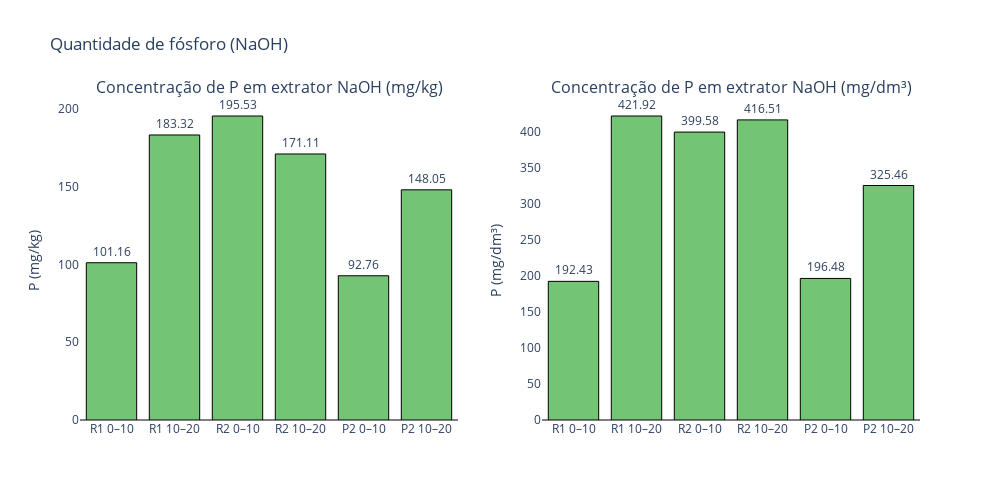

Notebook source saved alongside this figure:
### Code cell
import plotly.graph_objects as go
from plotly.subplots import make_subplots
import numpy as np

# Seus dados (mantém o mesmo formato)
valores_mgkg = np.array([
    R1_0_10_naoh,
    R1_10_20_naoh,
    R2_0_10_naoh,
    R2_10_20_naoh,
    P2_0_10_naoh,
    P2_10_20_naoh
], dtype=float)

valores_mg_dm3 = np.array(valores_mg_dm3, dtype=float)
densidades = np.array(densidades, dtype=float)

labels = ['R1 0–10','R1 10–20','R2 0–10','R2 10–20','P2 0–10','P2 10–20']

def colors_for(vals):
    return ['#74c476' if v >= 0 else '#d9d9d9' for v in vals]

# Exibir dados no terminal
for label, dens, mgkg, mgdm3 in zip(labels, densidades, valores_mgkg, valores_mg_dm3):
    print(f"{label}: densidade = {dens:.4f} g/cm³  |  {mgkg:.2f} mg/kg  ->  {mgdm3:.2f} mg/dm³")

# Criação das duas colunas (subplots lado a lado)
fig = make_subplots(rows=1, cols=2, subplot_titles=("Concentração de P em extrator NaOH (mg/kg)", "Concentração de P em extrator NaOH (mg/dm³)"))

# --- Primeiro gráfico (mg/kg)
colors1 = colors_for(valores_mgkg)
texts1 = [f"{v:.2f}" if v >= 0 else "Não mensurável" for v in valores_mgkg]
fig.add_trace(
    go.Bar(
        x=labels,
        y=valores_mgkg,
        text=texts1,
        textposition="outside",
        marker=dict(color=colors1, line=dict(color='black', width=1)),
        name="P (mg/kg)"
    ),
    row=1, col=1
)

# --- Segundo gráfico (mg/dm³)
colors2 = colors_for(valores_mg_dm3)
texts2 = [f"{v:.2f}" if v >= 0 else "Não mensurável" for v in valores_mg_dm3]
fig.add_trace(
    go.Bar(
        x=labels,
        y=valores_mg_dm3,
        text=texts2,
        textposition="outside",
        marker=dict(color=colors2, line=dict(color='black', width=1)),
        name="P (mg/dm³)"
    ),
    row=1, col=2
)

# Layout geral
fig.update_layout(
    height=500,
    width=1000,
    title_text="Quantidade de fósforo (NaOH)",
    showlegend=False,
    plot_bgcolor='rgba(0,0,0,0)',
)
fig.update_yaxes(title_text="P (mg/kg)", row=1, col=1, zeroline=True, zerolinewidth=1, zerolinecolor='black')
fig.update_yaxes(title_text="P (mg/dm³)", row=1, col=2, zeroline=True, zerolinewidth=1, zerolinecolor='black')

fig.show()

### Figure 1 — Plotly figure (JSON) as saved in the notebook; plotly's stock layout.template omitted (floating-point values rounded to 4 significant figures)
{"data": [{"marker": {"color": ["#74c476", "#74c476", "#74c476", "#74c476", "#74c476", "#74c476"], "line": {"color": "black", "width": 1}}, "name": "P (mg/kg)", "text": ["101.16", "183.32", "195.53", "171.11", "92.76", "148.05"], "textposition": "outside", "type": "bar", "x": ["R1 0–10", "R1 10–20", "R2 0–10", "R2 10–20", "P2 0–10", "P2 10–20"], "xaxis": "x", "y": [101.2, 183.3, 195.5, 171.1, 92.76, 148.0], "yaxis": "y"}, {"marker": {"color": ["#74c476", "#74c476", "#74c476", "#74c476", "#74c476", "#74c476"], "line": {"color": "black", "width": 1}}, "name": "P (mg/dm³)", "text": ["192.43", "421.92", "399.58", "416.51", "196.48", "325.46"], "textposition": "outside", "type": "bar", "x": ["R1 0–10", "R1 10–20", "R2 0–10", "R2 10–20", "P2 0–10", "P2 10–20"], "xaxis": "x2", "y": [192.4, 421.9, 399.6, 416.5, 196.5, 325.5], "yaxis": "y2"}], "layout": {"annotations": [{"font": {"size": 16}, "showarrow": false, "text": "Concentração de P em extrator NaOH (mg/kg)", "x": 0.225, "xanchor": "center", "xref": "paper", "y": 1, "yanchor": "bottom", "yref": "paper"}, {"font": {"size": 16}, "showarrow": false, "text": "Concentração de P em extrator NaOH (mg/dm³)", "x": 0.775, "xanchor": "center", "xref": "paper", "y": 1, "yanchor": "bottom", "yref": "paper"}], "height": 500, "plot_bgcolor": "rgba(0,0,0,0)", "showlegend": false, "title": {"text": "Quantidade de fósforo (NaOH)"}, "width": 1000, "xaxis": {"anchor": "y", "domain": [0, 0.45]}, "xaxis2": {"anchor": "y2", "domain": [0.55, 1]}, "yaxis": {"anchor": "x", "domain": [0, 1], "title": {"text": "P (mg/kg)"}, "zeroline": true, "zerolinecolor": "black", "zerolinewidth": 1}, "yaxis2": {"anchor": "x2", "domain": [0, 1], "title": {"text": "P (mg/dm³)"}, "zeroline": true, "zerolinecolor": "black", "zerolinewidth": 1}}}
